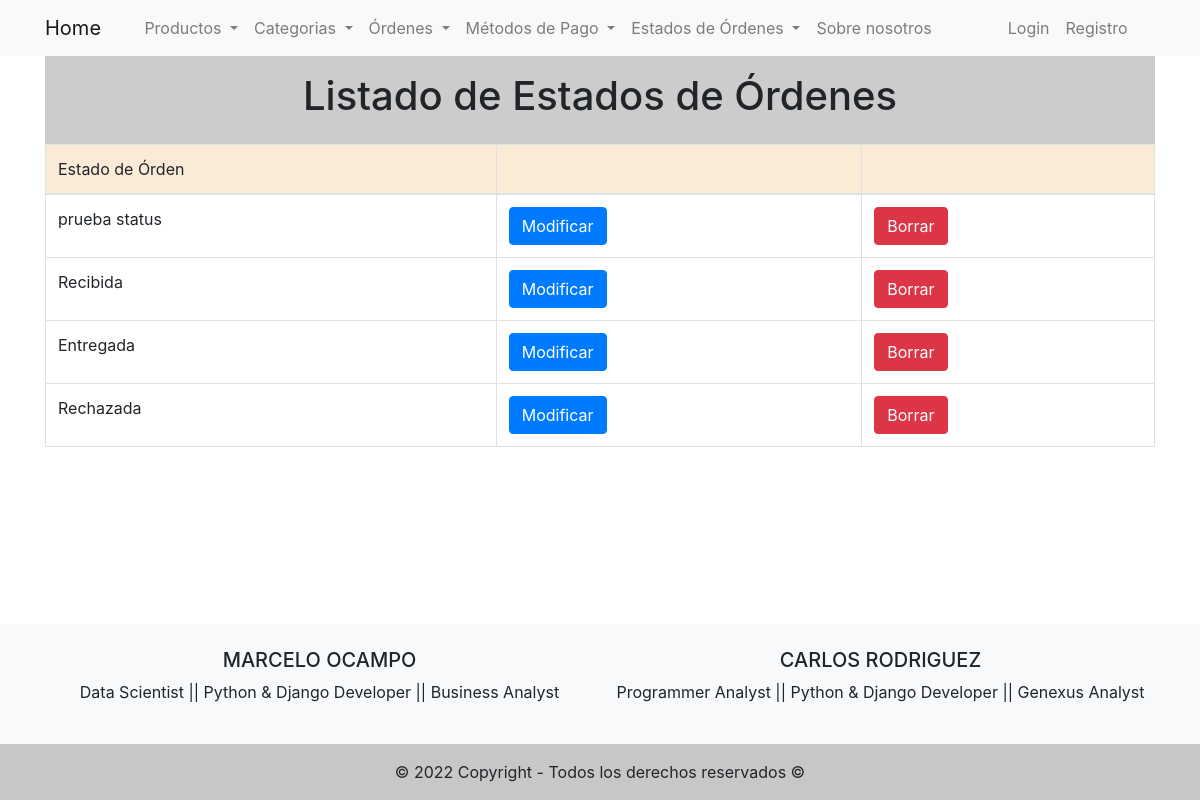
The app's page /orders/list-orders-status/, older data.
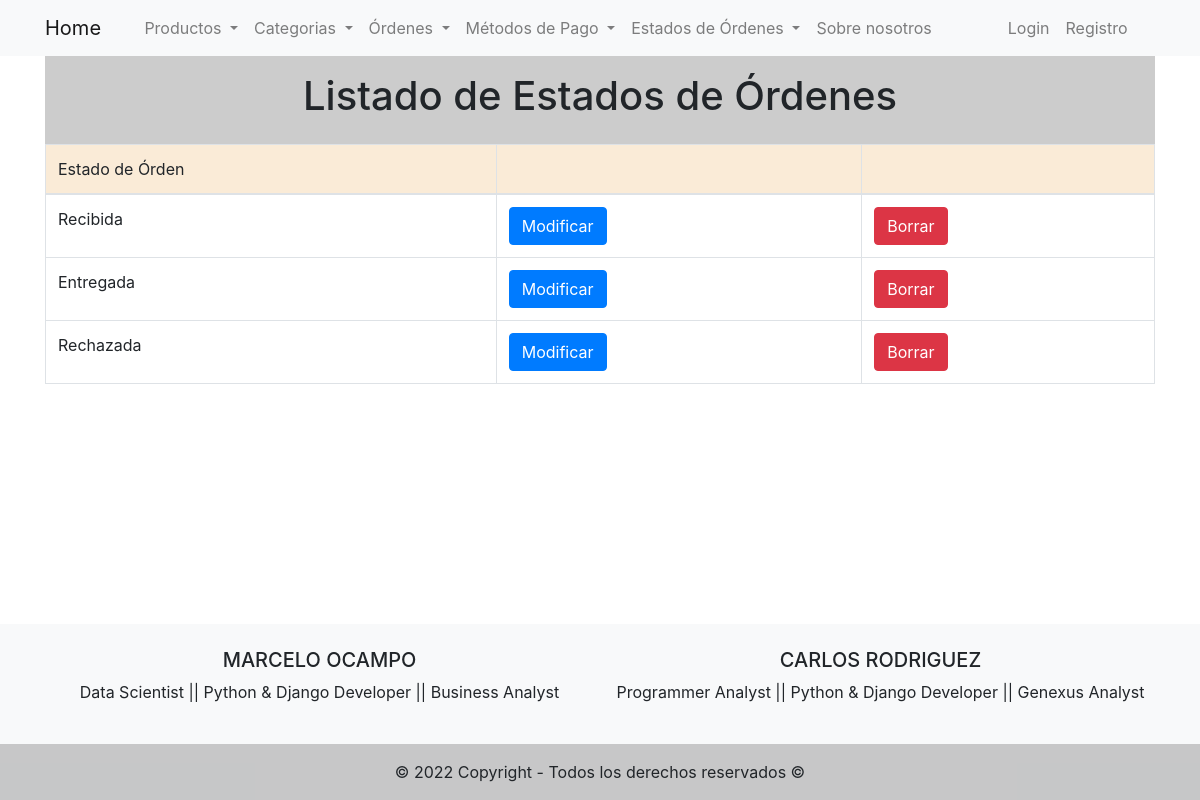
The same page, newer data.
### orders/models.py (models this page shows, shortened)
class OrderStatus(models.Model):
    status = models.CharField(max_length=20, unique=True)

### orders/views.py (the view)
# urls.py: path('list-orders-status/', OrderStatusListView.as_view(), name='list_orders_status'),
class OrderStatusListView(ListView):
    model = OrderStatus
    template_name = 'orders/list_orders_status.html'

### templates/orders/list_orders_status.html (shortened to what this page needs)
{% extends 'base.html' %}
{% block content %}
  <div class="text-center p-3" style="background-color: rgba(0, 0, 0, 0.2);">
    <h1>Listado de Estados de Órdenes</h1>
  </div>
  <table class="table table-bordered">
    <thead style="background-color: antiquewhite;">
      <tr>
        <td>Estado de Órden</td>
        <td></td>
        <td></td>
      </tr>
    </thead>
    <tbody>
      {% if object_list %}
        {% for order_status in object_list %}
          <tr>
            <td>{{order_status.status}}</td>
            <td> <a href="/orders/update-order-status/{{order_status.id}}/" class="btn btn-primary">Modificar</a> </td>
            <td> <a href="/orders/delete-order-status/{{order_status.id}}/" class="btn btn-danger">Borrar</a> </td>
          </tr>
        {% endfor %}
      {% else %}
        <h1>No hay registro de órdenes de pago</h1>
      {% endif %}
    </tbody>
  </table>
{% endblock %}

Row changes from the older to the newer data that the page shows:
removed OrderStatus: status "prueba status"
